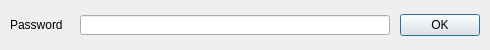
<?xml version="1.0" encoding="UTF-8"?>
<ui version="4.0">
 <class>GetPasswordWidget</class>
 <widget class="QDialog" name="GetPasswordWidget">
  <property name="geometry">
   <rect>
    <x>0</x>
    <y>0</y>
    <width>490</width>
    <height>50</height>
   </rect>
  </property>
  <property name="windowTitle">
   <string>Dialog</string>
  </property>
  <widget class="QDialogButtonBox" name="buttonBox">
   <property name="geometry">
    <rect>
     <x>400</x>
     <y>10</y>
     <width>80</width>
     <height>30</height>
    </rect>
   </property>
   <property name="orientation">
    <enum>Qt::Horizontal</enum>
   </property>
   <property name="standardButtons">
    <set>QDialogButtonBox::Ok</set>
   </property>
  </widget>
  <widget class="QLabel" name="label">
   <property name="geometry">
    <rect>
     <x>10</x>
     <y>15</y>
     <width>80</width>
     <height>20</height>
    </rect>
   </property>
   <property name="text">
    <string>Password</string>
   </property>
  </widget>
  <widget class="QLineEdit" name="PasswordField">
   <property name="geometry">
    <rect>
     <x>80</x>
     <y>15</y>
     <width>310</width>
     <height>20</height>
    </rect>
   </property>
   <property name="maxLength">
    <number>255</number>
   </property>
   <property name="echoMode">
    <enum>QLineEdit::Password</enum>
   </property>
  </widget>
 </widget>
 <resources/>
 <connections>
  <connection>
   <sender>buttonBox</sender>
   <signal>accepted()</signal>
   <receiver>GetPasswordWidget</receiver>
   <slot>accept()</slot>
   <hints>
    <hint type="sourcelabel">
     <x>248</x>
     <y>254</y>
    </hint>
    <hint type="destinationlabel">
     <x>157</x>
     <y>274</y>
    </hint>
   </hints>
  </connection>
  <connection>
   <sender>buttonBox</sender>
   <signal>rejected()</signal>
   <receiver>GetPasswordWidget</receiver>
   <slot>reject()</slot>
   <hints>
    <hint type="sourcelabel">
     <x>316</x>
     <y>260</y>
    </hint>
    <hint type="destinationlabel">
     <x>286</x>
     <y>274</y>
    </hint>
   </hints>
  </connection>
 </connections>
</ui>
